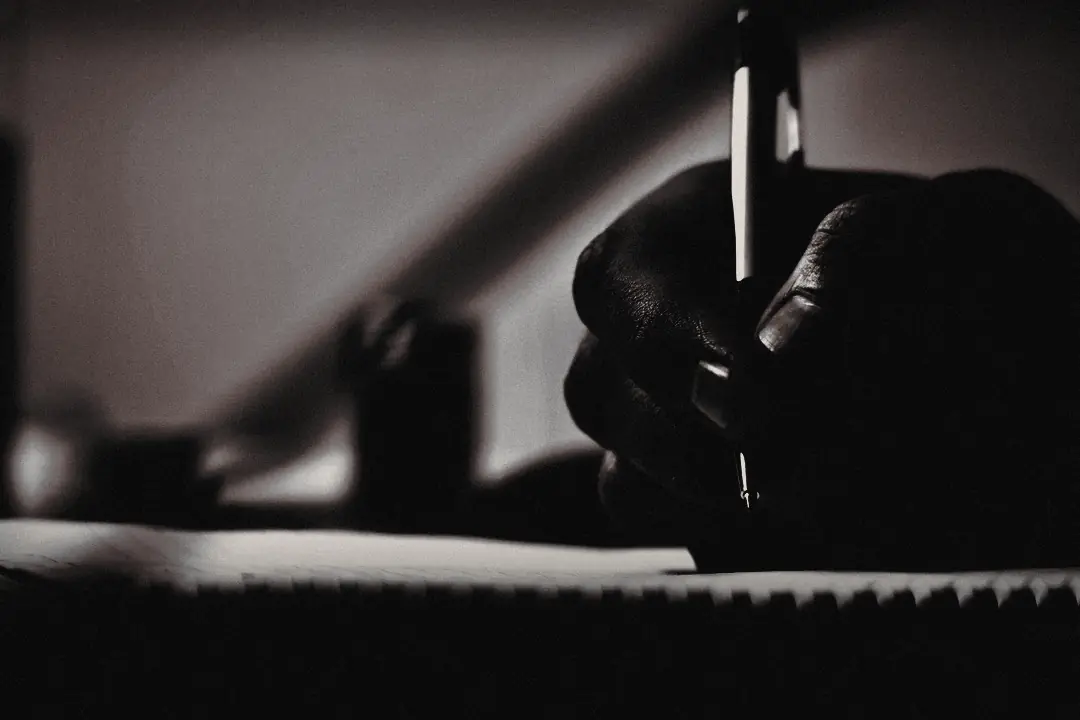
#> input picture apps/mobile/assets/photos/ph-bio-progress-1080.webp, 1080 x 720 px, given in place of ph-home-morning-1080.webp, which was not available
$ python manifest.py
#> lines starting #> are read from the running program, lines starting #| are printed output that depends on the picture
"""Writes apps/mobile/src/fx/media/photos.generated.ts from tools/photos/photos.json and the graded files in
apps/mobile/assets/photos (build_photos.py calls it after grading; it can also run on its own):

    python -I tools/photos/manifest.py

For each photo: the three files as require() modules, the size of the 1080 file, the focal point, a ThumbHash of the
graded 1080 file (expo-image `placeholder={{ thumbhash }}`), the alt text, whether it shows people, and its credit.
The ThumbHash encoder follows Evan Wallace's reference implementation (github.com/evanw/thumbhash, MIT).
"""
import base64
import json
import math
import os
import sys

from PIL import Image

HERE = os.path.dirname(os.path.abspath(__file__))
PLATFORM = os.path.dirname(os.path.dirname(HERE))
MOBILE = os.path.join(PLATFORM, 'apps', 'mobile')
ASSETS = os.path.join(MOBILE, 'assets', 'photos')
OUT = os.path.join(MOBILE, 'src', 'fx', 'media', 'photos.generated.ts')
WIDTHS = (64, 1080, 1600)


def thumbhash(im):
    """ThumbHash of an RGB image; the image is scaled to fit 100 x 100 first."""
    im = im.convert('RGB')
    im.thumbnail((100, 100), Image.BILINEAR)
    w, h = im.size
    px = list(im.getdata())
    n = w * h
    avg_r = sum(p[0] for p in px) / 255 / n
    avg_g = sum(p[1] for p in px) / 255 / n
    avg_b = sum(p[2] for p in px) / 255 / n
    # no alpha: luminance gets 7 bits of detail along the long side
    lx = max(1, round(7 * w / max(w, h)))
    ly = max(1, round(7 * h / max(w, h)))
    lum, yb, rg = [], [], []
    for r, g, b in px:
        r, g, b = r / 255, g / 255, b / 255
        lum.append((r + g + b) / 3)
        yb.append((r + g) / 2 - b)
        rg.append(r - g)

    def encode(channel, nx, ny):
        dc, ac, scale = 0.0, [], 0.0
        for cy in range(ny):
            cx = 0
            while cx * ny < nx * (ny - cy):
                fx = [math.cos(math.pi / w * cx * (x + 0.5)) for x in range(w)]
                f = 0.0
                for y in range(h):
                    fy = math.cos(math.pi / h * cy * (y + 0.5))
                    row = y * w
                    for x in range(w):
                        f += channel[row + x] * fx[x] * fy
                f /= n
                if cx or cy:
                    ac.append(f)
                    scale = max(scale, abs(f))
                else:
                    dc = f
                cx += 1
        if scale:
            ac = [0.5 + 0.5 / scale * f for f in ac]
        return dc, ac, scale

    l_dc, l_ac, l_scale = encode(lum, max(3, lx), max(3, ly))
    p_dc, p_ac, p_scale = encode(yb, 3, 3)
    q_dc, q_ac, q_scale = encode(rg, 3, 3)
    landscape = w > h
    header24 = round(63 * l_dc) | (round(31.5 + 31.5 * p_dc) << 6) | (round(31.5 + 31.5 * q_dc) << 12) | (round(31 * l_scale) << 18)
    header16 = (ly if landscape else lx) | (round(63 * p_scale) << 3) | (round(63 * q_scale) << 9) | (int(landscape) << 15)
    out = [header24 & 255, (header24 >> 8) & 255, header24 >> 16, header16 & 255, header16 >> 8]
    index = 0
    for ac in (l_ac, p_ac, q_ac):
        for f in ac:
            pos = 5 + (index >> 1)
            if pos == len(out):
                out.append(0)
            out[pos] |= round(15 * f) << ((index & 1) << 2)
            index += 1
    return base64.b64encode(bytes(out)).decode('ascii')


def ts_string(value):
    return "'" + value.replace('\\', '\\\\').replace("'", "\\'") + "'"


def load_table():
    with open(os.path.join(HERE, 'photos.json'), encoding='utf-8') as f:
        return json.load(f)


def entry(photo, downloaded):
    pid = photo['id']
    with Image.open(os.path.join(ASSETS, f'{pid}-1080.webp')) as im:
        width, height = im.size
        hash_ = thumbhash(im)
    c = photo['credit']
    fx, fy = photo['focal']
    lines = [
        f"  '{pid}': {{",
        f"    id: '{pid}',",
        *[f"    x{w}: require('@/assets/photos/{pid}-{w}.webp')," for w in WIDTHS],
        f'    width: {width},',
        f'    height: {height},',
        f'    focal: {{ x: {fx}, y: {fy} }},',
        f"    thumbhash: '{hash_}',",
        f'    alt: {ts_string(photo["alt"])},',
        f'    decorative: {str(photo["decorative"]).lower()},',
        f'    people: {str(photo["people"]).lower()},',
        '    credit: {',
        f'      author: {ts_string(c["author"])},',
        f'      authorUrl: {ts_string(c["authorUrl"])},',
        f"      source: '{c['source']}',",
        f'      url: {ts_string(c["url"])},',
        f'      licence: {ts_string(c["licence"])},',
        f"      downloaded: '{downloaded}',",
        '    },',
        '  },',
    ]
    return '\n'.join(lines)


def write(table=None):
    table = table or load_table()
#> (reads tools/photos/photos.json from the repository)
    photos = table['photos']
    ids = ''.join(f"\n  | '{p['id']}'" for p in photos)
    body = '\n'.join(entry(p, table['downloaded']) for p in photos)
#> in entry, im is the input picture: PIL image 1080x720 RGB; mean R, G, B 51.8, 48.1, 47.2
#> in thumbhash, `im.thumbnail((100, 100), Image.BILINEAR)`:
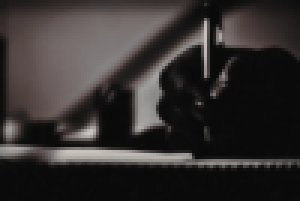
#> im: PIL image 100x67 RGB (shown 3 times larger); mean R, G, B 51.7, 48.1, 47.2
#> in thumbhash, `px = list(im.getdata())`: px = 6700 items, first 6: (27, 25, 25), (27, 23, 22), (27, 24, 23), (30, 26, 25), (30, 26, 25), (31, 26, 26)
#> in thumbhash, `avg_r = sum(p[0] for p in px) / 255 / n`: avg_r = 0.203
#> in thumbhash, `avg_g = sum(p[1] for p in px) / 255 / n`: avg_g = 0.188
#> in thumbhash, `avg_b = sum(p[2] for p in px) / 255 / n`: avg_b = 0.185
#> the loop in thumbhash, `for r, g, b in px:` made 6700 passes
#> (r, g, b) on passes 1 to 3: (0.106, 0.098, 0.098), (0.106, 0.0902, 0.0863), (0.106, 0.0941, 0.0902)
#> after the loop in thumbhash, `for r, g, b in px:`: lum = 6700 values, max 0.771 at index 4429, min 0.0392 at index 73, mean 0.192; rg = 6700 values, max 0.0588 at index 1079, min -0.00784 at index 2654, mean 0.0144; yb = 6700 values, max 0.0412 at index 1704, min -0.00588 at index 5600, mean 0.0107
#> after the loop in encode, `for cy in range(ny):`: ac = [0.046, -0.0232, -0.0169, -0.00588, -0.00182, -0.0107, 0.0409, 0.00851, -0.00607, -0.00612, -0.00548, 0.00141, -0.00518, -0.0154, -0.000876, -0.000432, -0.00274, 0.00275, -0.000906, -0.00184, -0.0326, -0.00624]
#> in encode, `ac = [0.5 + 0.5 / scale * f for f in ac]`: ac = [1, 0.248, 0.316, 0.436, 0.48, 0.384, 0.945, 0.592, 0.434, 0.433, 0.44, 0.515, 0.444, 0.333, 0.49, 0.495, 0.47, 0.53, 0.49, 0.48, 0.146, 0.432]
#> in thumbhash, `l_dc, l_ac, l_scale = encode(lum, max(3, lx), max(3, ly))`: l_dc = 0.192; l_ac has the same summary as ac in encode; l_scale = 0.046
#> in thumbhash, `p_dc, p_ac, p_scale = encode(yb, 3, 3)`: p_dc = 0.0107; p_ac = [0.948, 0.562, 1, 0.58, 0.497]; p_scale = 0.00397
#> in thumbhash, `q_dc, q_ac, q_scale = encode(rg, 3, 3)`: q_dc = 0.0144; q_ac = [0.907, 0.61, 1, 0.599, 0.504]; q_scale = 0.00657
#> in thumbhash, `header24 = round(63 * l_dc) | (round(31.5 + 31.5 * p_dc) << 6) | (roun..`: header24 = 395276
#> in thumbhash, `header16 = (ly if landscape else lx) | (round(63 * p_scale) << 3) | (r..`: header16 = 32773
#> in thumbhash, `out = [header24 & 255, (header24 >> 8) & 255, header24 >> 16, header16..`: out = [12, 8, 6, 5, 128]
#> the loop in thumbhash, `for ac in (l_ac, p_ac, q_ac):` made 3 passes
#> after the loop in thumbhash, `for ac in (l_ac, p_ac, q_ac):`: index = 32; out = [12, 8, 6, 5, 128, 79, 117, 103, 158, 119, 135, 87, 119, 135, 119, 98, 142, 159, 231, 249, 137]
#> in entry, `hash_ = thumbhash(im)`: hash_ = 'DAgGBYBPdWeed4dXd4d3Yo6f5/mJ'
#> call 2 of entry, with downloaded = '2026-10-30'
#> in entry (call 2), `pid = photo['id']`: pid = 'ph-home-afternoon'
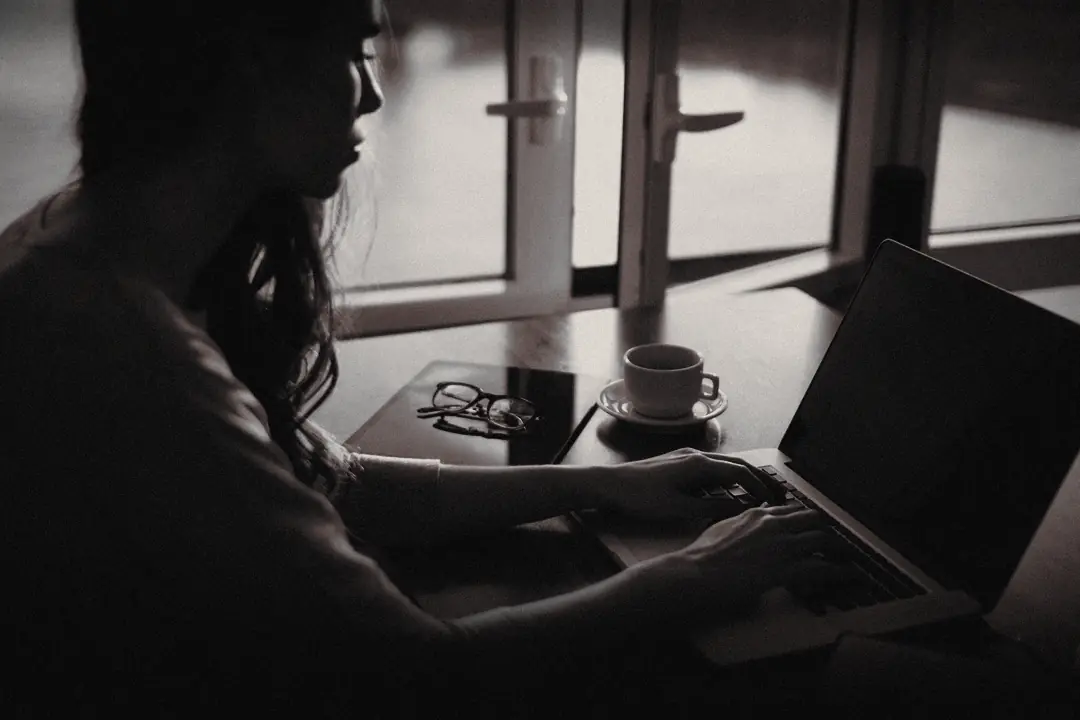
#> input picture apps/mobile/assets/photos/ph-coach-call-1080.webp, 1080 x 720 px, given in place of ph-home-afternoon-1080.webp, which was not available
#> in entry, im is the input picture: PIL image 1080x720 RGB; mean R, G, B 60.1, 57.4, 56.3
#> in thumbhash (call 2), `im.thumbnail((100, 100), Image.BILINEAR)`:
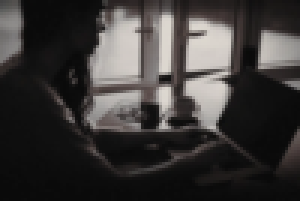
#> im: PIL image 100x67 RGB (shown 3 times larger); mean R, G, B 60.1, 57.4, 56.3
#> in thumbhash (call 2), `px = list(im.getdata())`: px = 6700 items, first 6: (68, 68, 68), (71, 71, 71), (74, 74, 72), (78, 77, 75), (83, 80, 78), (83, 80, 78)
#> in thumbhash (call 2), `avg_r = sum(p[0] for p in px) / 255 / n`: avg_r = 0.236
#> in thumbhash (call 2), `avg_g = sum(p[1] for p in px) / 255 / n`: avg_g = 0.225
#> in thumbhash (call 2), `avg_b = sum(p[2] for p in px) / 255 / n`: avg_b = 0.221
#> the loop in thumbhash (call 2), `for r, g, b in px:` made 6700 passes
#> (r, g, b) on passes 1 to 3: (0.267, 0.267, 0.267), (0.278, 0.278, 0.278), (0.29, 0.29, 0.282)
#> after the loop in thumbhash (call 2), `for r, g, b in px:`: lum = 6700 values, max 0.843 at index 1256, min 0.0392 at index 8, mean 0.227; rg = 6700 values, max 0.0549 at index 3149, min -0.00392 at index 300, mean 0.0105; yb = 6700 values, max 0.0451 at index 1367, min -0.00588 at index 4074, mean 0.00972
#> in thumbhash (call 2), `l_dc, l_ac, l_scale = encode(lum, max(3, lx), max(3, ly))`: l_dc = 0.227; l_ac = [0.339, 0.0873, 0.571, 0.588, 0.636, 0.741, 1, 0.43, 0.366, 0.554, 0.59, 0.59, 0.275, 0.525, 0.65, 0.515, 0.568, 0.278, 0.58, 0.553, 0.354, 0.578]; l_scale = 0.0767
#> in thumbhash (call 2), `p_dc, p_ac, p_scale = encode(yb, 3, 3)`: p_dc = 0.00972; p_ac = [0.238, 0.0497, 1, 0.386, 0.354]; p_scale = 0.00378
#> in thumbhash (call 2), `q_dc, q_ac, q_scale = encode(rg, 3, 3)`: q_dc = 0.0105; q_ac = [0.227, 0.0197, 1, 0.384, 0.362]; q_scale = 0.00363
#> in thumbhash (call 2), `header24 = round(63 * l_dc) | (round(31.5 + 31.5 * p_dc) << 6) | (roun..`: header24 = 657422
#> in thumbhash (call 2), `out = [header24 & 255, (header24 >> 8) & 255, header24 >> 16, header16..`: out = [14, 8, 10, 5, 128]
#> the loop in thumbhash (call 2), `for ac in (l_ac, p_ac, q_ac):` made 3 passes
#> after the loop in thumbhash (call 2), `for ac in (l_ac, p_ac, q_ac):`: index = 32; out = [14, 8, 10, 5, 128, 21, 153, 186, 111, 133, 153, 132, 138, 73, 137, 149, 20, 111, 53, 240, 86]
#> in entry (call 2), `hash_ = thumbhash(im)`: hash_ = 'DggKBYAVmbpvhZmEikmJlRRvNfBW'
    source = f"""/* Generated by tools/photos/manifest.py from tools/photos/photos.json: do not edit by hand.
   Every photo is a real licensed photograph (Unsplash or Pexels free licence), graded with bioptime-grade v1
   (tools/photos/grade.py). Screens pick photos by slot (./slots.ts), never by id. */

export type PhotoId ={ids};

export type PhotoCredit = {{
  author: string;
  authorUrl: string;
  source: 'unsplash' | 'pexels';
  url: string;
  licence: string;
  /** Day the master was downloaded and its licence recorded. */
  downloaded: string;
}};

export type PhotoEntry = {{
  id: PhotoId;
  /** 64 px wide copy of the graded photo, for blur-up and entrance layers. */
  x64: number;
  x1080: number;
  /** For windowWidth x PixelRatio above 1300. */
  x1600: number;
  /** Size of the 1080 file; the other two files have the same aspect. */
  width: number;
  height: number;
  /** Where the subject sits, as fractions of width and height (expo-image contentPosition). */
  focal: {{ x: number; y: number }};
  /** expo-image placeholder={{{{ thumbhash }}}} */
  thumbhash: string;
  alt: string;
  /** Atmosphere only: hidden from screen readers where it is placed. */
  decorative: boolean;
  /** Shows a face or a body (hands alone do not count): never beside a member's name, greeting, avatar or own
      values, nor the coach's name, and never with a caption. */
  people: boolean;
  credit: PhotoCredit;
}};

export const PHOTOS: Record<PhotoId, PhotoEntry> = {{
{body}
}};

export const PHOTO_IDS = Object.keys(PHOTOS) as PhotoId[];
"""
    with open(OUT, 'w', encoding='utf-8') as f:
        f.write(source)
    return OUT


if __name__ == '__main__':
    if len(sys.argv) > 1:
        sys.exit(__doc__)
#> (the run stopped early here; a loop or call above may not have finished)
